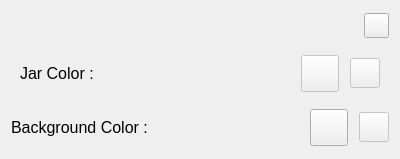
<?xml version="1.0" encoding="UTF-8"?>
<ui version="4.0">
 <class>customPopup</class>
 <widget class="QWidget" name="customPopup">
  <property name="geometry">
   <rect>
    <x>0</x>
    <y>0</y>
    <width>400</width>
    <height>159</height>
   </rect>
  </property>
  <property name="windowTitle">
   <string>Form</string>
  </property>
  <layout class="QVBoxLayout" name="verticalLayout">
   <item>
    <layout class="QHBoxLayout" name="horizontalLayout_4">
     <item>
      <spacer name="horizontalSpacer_5">
       <property name="orientation">
        <enum>Qt::Orientation::Horizontal</enum>
       </property>
       <property name="sizeHint" stdset="0">
        <size>
         <width>40</width>
         <height>20</height>
        </size>
       </property>
      </spacer>
     </item>
     <item>
      <widget class="QPushButton" name="pushButton">
       <property name="sizePolicy">
        <sizepolicy hsizetype="Maximum" vsizetype="Fixed">
         <horstretch>0</horstretch>
         <verstretch>0</verstretch>
        </sizepolicy>
       </property>
       <property name="maximumSize">
        <size>
         <width>25</width>
         <height>25</height>
        </size>
       </property>
       <property name="text">
        <string/>
       </property>
       <property name="icon">
        <iconset theme="QIcon::ThemeIcon::EditClear"/>
       </property>
      </widget>
     </item>
    </layout>
   </item>
   <item>
    <widget class="QWidget" name="widget_3" native="true">
     <layout class="QHBoxLayout" name="horizontalLayout">
      <property name="sizeConstraint">
       <enum>QLayout::SizeConstraint::SetMaximumSize</enum>
      </property>
      <item>
       <widget class="QLabel" name="jarLabel">
        <property name="sizePolicy">
         <sizepolicy hsizetype="Maximum" vsizetype="Maximum">
          <horstretch>0</horstretch>
          <verstretch>0</verstretch>
         </sizepolicy>
        </property>
        <property name="font">
         <font>
          <family>System</family>
          <pointsize>12</pointsize>
          <italic>false</italic>
          <bold>false</bold>
         </font>
        </property>
        <property name="text">
         <string>Jar Color : </string>
        </property>
       </widget>
      </item>
      <item>
       <spacer name="horizontalSpacer">
        <property name="orientation">
         <enum>Qt::Orientation::Horizontal</enum>
        </property>
        <property name="sizeHint" stdset="0">
         <size>
          <width>40</width>
          <height>20</height>
         </size>
        </property>
       </spacer>
      </item>
      <item>
       <widget class="QToolButton" name="jarToolButton">
        <property name="enabled">
         <bool>false</bool>
        </property>
        <property name="text">
         <string/>
        </property>
        <property name="icon">
         <iconset resource="resources.qrc">
          <normaloff>:/icons/palette.svg</normaloff>:/icons/palette.svg</iconset>
        </property>
        <property name="iconSize">
         <size>
          <width>30</width>
          <height>30</height>
         </size>
        </property>
       </widget>
      </item>
      <item>
       <spacer name="horizontalSpacer_3">
        <property name="orientation">
         <enum>Qt::Orientation::Horizontal</enum>
        </property>
        <property name="sizeType">
         <enum>QSizePolicy::Policy::Fixed</enum>
        </property>
        <property name="sizeHint" stdset="0">
         <size>
          <width>5</width>
          <height>20</height>
         </size>
        </property>
       </spacer>
      </item>
      <item>
       <widget class="QToolButton" name="toolButton">
        <property name="enabled">
         <bool>false</bool>
        </property>
        <property name="sizePolicy">
         <sizepolicy hsizetype="Fixed" vsizetype="Fixed">
          <horstretch>0</horstretch>
          <verstretch>0</verstretch>
         </sizepolicy>
        </property>
        <property name="minimumSize">
         <size>
          <width>30</width>
          <height>30</height>
         </size>
        </property>
        <property name="maximumSize">
         <size>
          <width>30</width>
          <height>30</height>
         </size>
        </property>
        <property name="baseSize">
         <size>
          <width>30</width>
          <height>30</height>
         </size>
        </property>
        <property name="text">
         <string/>
        </property>
        <property name="iconSize">
         <size>
          <width>30</width>
          <height>30</height>
         </size>
        </property>
       </widget>
      </item>
     </layout>
    </widget>
   </item>
   <item>
    <layout class="QHBoxLayout" name="horizontalLayout_2">
     <property name="sizeConstraint">
      <enum>QLayout::SizeConstraint::SetMaximumSize</enum>
     </property>
     <item>
      <widget class="QLabel" name="backgroundLabel">
       <property name="sizePolicy">
        <sizepolicy hsizetype="Maximum" vsizetype="Maximum">
         <horstretch>0</horstretch>
         <verstretch>0</verstretch>
        </sizepolicy>
       </property>
       <property name="font">
        <font>
         <family>System</family>
         <pointsize>12</pointsize>
         <italic>false</italic>
         <bold>false</bold>
        </font>
       </property>
       <property name="text">
        <string>Background Color :</string>
       </property>
      </widget>
     </item>
     <item>
      <spacer name="horizontalSpacer_2">
       <property name="orientation">
        <enum>Qt::Orientation::Horizontal</enum>
       </property>
       <property name="sizeType">
        <enum>QSizePolicy::Policy::MinimumExpanding</enum>
       </property>
       <property name="sizeHint" stdset="0">
        <size>
         <width>5</width>
         <height>20</height>
        </size>
       </property>
      </spacer>
     </item>
     <item>
      <widget class="QToolButton" name="backgroundToolButton">
       <property name="text">
        <string/>
       </property>
       <property name="icon">
        <iconset resource="resources.qrc">
         <normaloff>:/icons/palette.svg</normaloff>:/icons/palette.svg</iconset>
       </property>
       <property name="iconSize">
        <size>
         <width>30</width>
         <height>30</height>
        </size>
       </property>
      </widget>
     </item>
     <item>
      <spacer name="horizontalSpacer_4">
       <property name="orientation">
        <enum>Qt::Orientation::Horizontal</enum>
       </property>
       <property name="sizeType">
        <enum>QSizePolicy::Policy::Fixed</enum>
       </property>
       <property name="sizeHint" stdset="0">
        <size>
         <width>5</width>
         <height>20</height>
        </size>
       </property>
      </spacer>
     </item>
     <item>
      <widget class="QToolButton" name="toolButton_2">
       <property name="enabled">
        <bool>false</bool>
       </property>
       <property name="maximumSize">
        <size>
         <width>30</width>
         <height>30</height>
        </size>
       </property>
       <property name="baseSize">
        <size>
         <width>30</width>
         <height>30</height>
        </size>
       </property>
       <property name="text">
        <string/>
       </property>
       <property name="iconSize">
        <size>
         <width>30</width>
         <height>30</height>
        </size>
       </property>
      </widget>
     </item>
    </layout>
   </item>
  </layout>
 </widget>
 <resources>
  <include location="resources.qrc"/>
 </resources>
 <connections/>
</ui>
